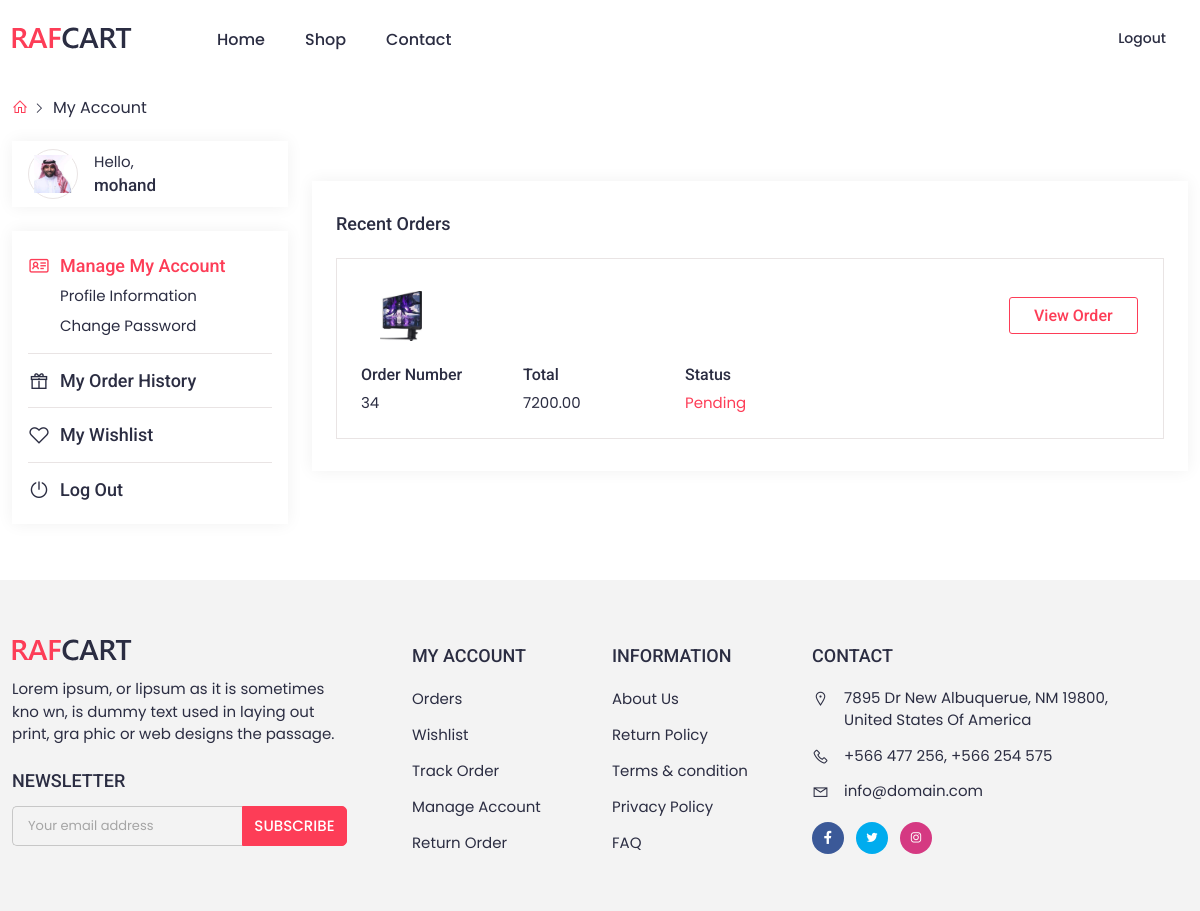
The app's page /account/user/ (signed in), older data.
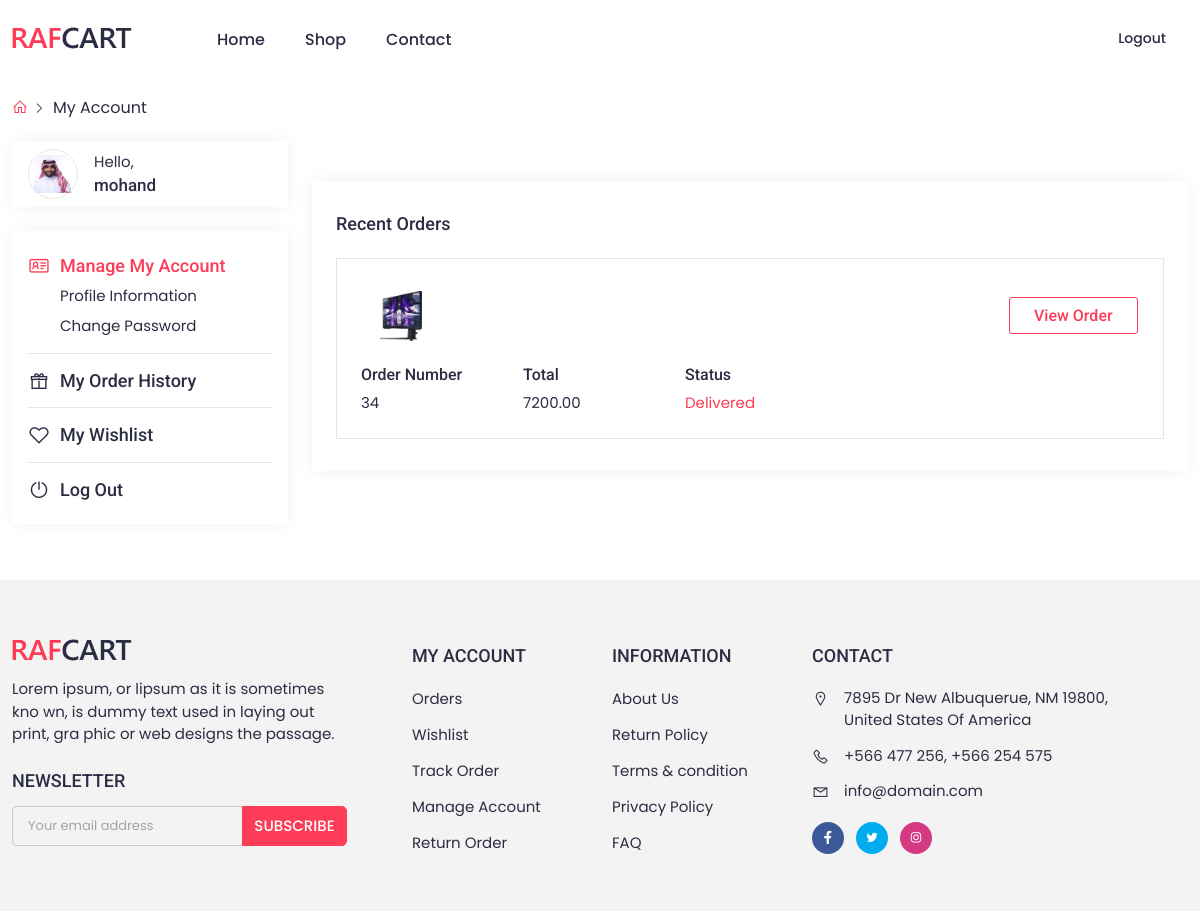
The same page, newer data.
### shop/models.py (models this page shows, shortened)
class Order(models.Model):
    user = models.ForeignKey(CustomUser, on_delete=models.CASCADE,related_name='orders')
    name = models.CharField(max_length=255)
    address = models.CharField(max_length=255)
    phone = models.CharField(max_length=20)
    email = models.EmailField()
    total_price = models.DecimalField(max_digits=10, decimal_places=2)
    cart_items = models.ManyToManyField(CartItem)
    created_at = models.DateField(default=timezone.now)
    STATUS_CHOICES = [
        ('pending', 'Pending'),
        ('shipped', 'Shipped'),
        ('delivered', 'Delivered'),
        ('cancelled', 'Cancelled'),
    ]
    status = models.CharField(max_length=20, choices=STATUS_CHOICES, default='pending',null=True)

### account/views.py (the view)
# urls.py: path('user/',views.account,name='user'),
@login_required
def account(request):
    user = request.user
    user_orders = user.orders.all() if hasattr(user, 'orders') else []
    return render(request, 'account/account.html', {'user': user, 'user_orders': user_orders})

### templates/account/account.html (shortened to what this page needs)
{% extends "base.html" %}
{% load static %}
{% block content %}
    <div class="container">
      <div class="breadcrumbs">
        <a href="{% url 'home'  %}"><i class="las la-home"></i></a>
        <a href="#" class="active">My Account</a>
      </div>
    </div>
     <div class="my_account_wrap section_padding_b">
      <div class="container">
        <div class="row">
          <div class="col-lg-3">
            <div class="account_sidebar">
              <div class="account_profile position-relative shadow_sm">
                <div class="acprof_img">
                  <a href="{% url 'user' %}">
                    <img
                          loading="lazy"
                          src="{% if user.img %}{{ user.img.url }}{% else %}{% static 'assets/images/default_image.jpeg' %}{% endif %}"
                          alt="Profile Image"
                    />
                  </a>
                </div>
                <div class="acprof_cont">
                  <p>Hello,</p>
                  <h4>{{user.name}}</h4>
                </div>
              </div>
              <div class="acprof_wrap shadow_sm">
                <div class="acprof_links">
                  <a href="account.html" class="active">
                    <h4 class="acprof_link_title">
                      <i class="lar la-id-card"></i>
                      Manage My Account
                    </h4>
                  </a>
                  <a href="{% url 'usre_info' %}">Profile Information</a>
                  <a href="{% url 'change_password' %}">Change Password</a>
                </div>
                <div class="acprof_links">
                  <a href="account-order-history.html">
                    <h4 class="acprof_link_title">
                      <i class="las la-gift"></i>
                      My Order History
                    </h4>
                  </a>
                </div>
                <div class="acprof_links">
                  <a href="{% url 'wishlist_list'  %}">
                    <h4 class="ac_link_title">
                      <i class="lar la-heart"></i>
                      My Wishlist
                    </h4>
                  </a>
                </div>
                <div class="acprof_links border-0">
                  <a  href="{% url 'logout' %}">
                    <h4 class="acprof_link_title">
                      <i class="las la-power-off"></i>
                      Log Out
                    </h4>
                  </a>
                </div>
              </div>
            </div>
          </div>
          <div class="col-lg-9">
            <div class="account_cont_wrap">
              <div class="prof_recent_order shadow_sm">
                <h4>Recent Orders</h4>
                {% for order in user_orders %}
                  <div class="single_prof_recorder">
                    <div class="prorder_img">
                      {% for cart_item in order.cart_items.all %}
                        <img
                            loading="lazy"
                            src="{{ cart_item.product.Image.url}}"
                            alt="product"
                        />
                      {% endfor %}
                    </div>
                    <div class="prorder_btn">
                      <a href="{% url 'order_detail' order.id %}">View Order</a>
                    </div>
                    <div class="prorder_txt prorder_odnumber">
                      <h5>Order Number</h5>
                      <p>{{ order.pk }}</p>
                    </div>
                    <div class="prorder_txt prorder_total">
                      <h5>Total</h5>
                      <p>{{ order.total_price }}</p>
                    </div>
                    <div class="prorder_txt prorder_status">
                      <h5 class="d-none d-md-block">Status</h5>
                      <p class="text-color">{{ order.get_status_display }}</p>
                    </div>
                  </div>
                {% endfor %}
              </div>
            </div>
          </div>
        </div>
      </div>
    </div>
{% endblock content %}

Row changes from the older to the newer data that the page shows:
changed Order id 34: status "Pending" → "Delivered"
